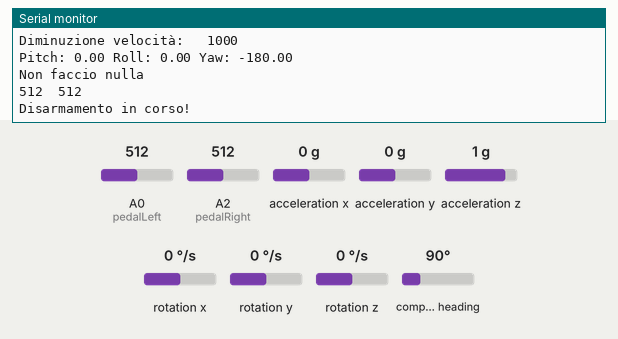
Recording of a sketch running on a simulated Arduino Uno, built with avr-gcc and run on an emulated ATmega328P. Parts: the last lines printed to the serial monitor. Wiring (inferred from the names in the program): MPU-6050 motion sensor at I2C address 0x68. Inputs (shaded band) come from the test bench; at power-on: A0 (pedalLeft) = 512, A2 (pedalRight) = 512, acceleration x 0 g, acceleration y 0 g, acceleration z 1 g, rotation x 0 °/s, rotation y 0 °/s, rotation z 0 °/s, compass heading 90°. No radio packets arrive unless stated.

Above: at 6.1 s.
6.2 s: A0 (pedalLeft) set to 357
8.6 s: A0 (pedalLeft) set to 336
At 9.1 s:
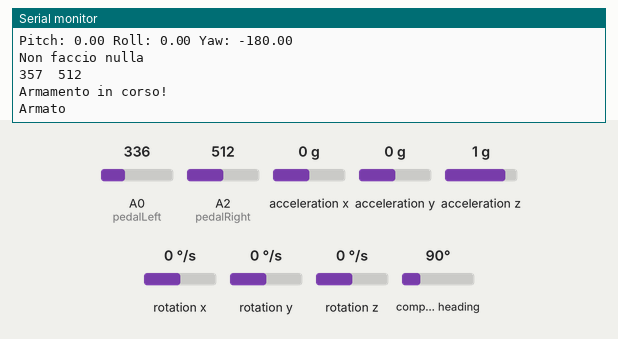
14.2 s: A2 (pedalRight) set to 365
At 14.22 s:
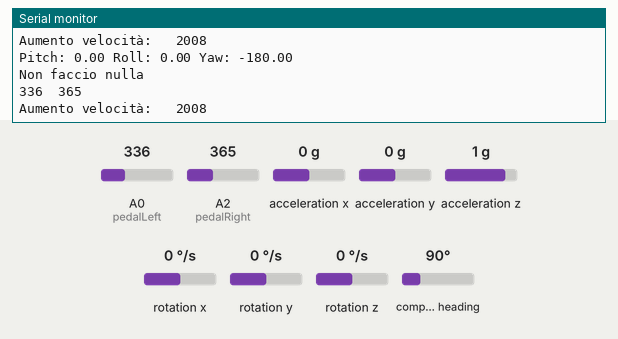
15.7 s: A2 (pedalRight) set to 333
At 15.71 s:
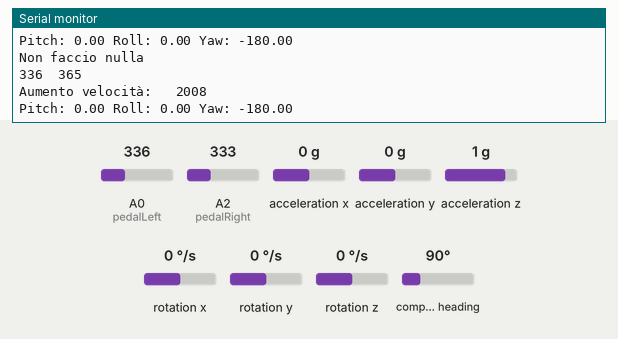
Timing chart, 0 to 18.2 s (numbered marks = the images above; inputs shaded):
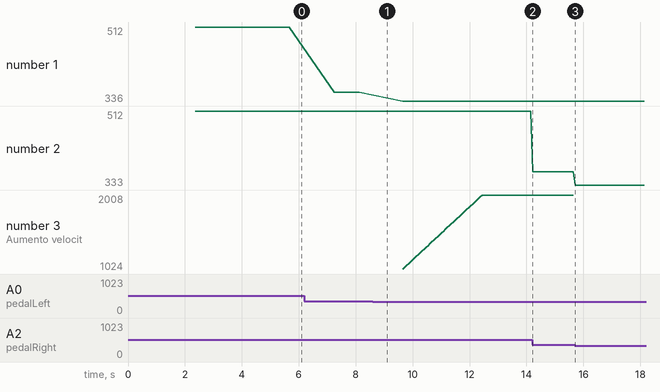

The sketch:

LoRaSenderButton.ino
```cpp
/*
 *  LoRaSenderButton.ino
 *
 *  Codice presente nel controller custom
 *
 *  Gabriele Onorato & Federico Gerardi
 */

#include <QMC5883LCompass.h>
#include <SPI.h>
#include <LoRa.h>
#include <Wire.h>
#include "I2Cdev.h"


// Configurazione dei filtri passa basso
#define MPU6050_RA_CONFIG           0x1A
#define MPU6050_CFG_DLPF_CFG_BIT    2
#define MPU6050_CFG_DLPF_CFG_LENGTH 3
#define MPU6050_DLPF_BW_256         0x00 //256Hz
#define MPU6050_DLPF_BW_188         0x01 //188Hz
#define MPU6050_DLPF_BW_98          0x02 //98Hz
#define MPU6050_DLPF_BW_42          0x03 //42Hz
#define MPU6050_DLPF_BW_20          0x04 //20Hz
#define MPU6050_DLPF_BW_10          0x05 //10Hz
#define MPU6050_DLPF_BW_5           0x06 //5Hz

// Pin pulsanti
#define pedalLeft A0
#define pedalRight A2

#define MPU 0x68

QMC5883LCompass compass;

// Valori PPM da inviare
unsigned throttlePPM = 1000, yawPPM = 1500, pitchPPM = 1500, rollPPM = 1500,
aux1PPM = 1500, aux2PPM = 1500, aux3PPM = 1500, aux4PPM = 1500;
bool flagPedals = false, flagArm = false;

// Valori del Trim
short pitchTrim = 23,//-5,//-11,//-25,//-15,
      rollTrim = 14,//2,
      yawTrim = -25;//-45;

// Timer
unsigned long timer = 0;
unsigned long pedalTimer = 0;

// Valori Gyro e Accel
int16_t AcX,AcY,AcZ,Tmp,GyX,GyY,GyZ;


// Valori Pitch, Roll e Yaw
double yaw = 0, pitch = 0, roll = 0;

double azimuth = 0, yawOffset = 0;


void setup() {
  Serial.begin(115200);

  init_MPU();
  init_QMC();

  pinMode(pedalLeft, INPUT);
  pinMode(pedalRight, INPUT);

  Serial.println("LoRa Sender");

  if (!LoRa.begin(433E6)) {
    while (true) Serial.println("LoRa non trovata!");
  }
}

void loop() {
  timer = millis();

  FunctionsMPU(); // Acquisisco AcX, AcY, AcZ.
  FunctionsQMC(); // Acquisisco bussola.

  Serial.print("Pitch: "); Serial.print(pitch);
  Serial.print(" Roll: "); Serial.print(roll);
  Serial.print(" Yaw: "); Serial.println(yaw);


 // ------------------- Gestione Roll, Pitch e Yaw ---------------------

  if((roll > -15 && roll < 15) && (pitch > -15 && pitch < 15) && (yaw < -175 || yaw > 175)){
    Serial.println("Non faccio nulla");
    pitchPPM =  1500 + pitchTrim;// map(analogRead(pitchPIN), 0, 1024, 1000, 2000);
    yawPPM = 1500 + yawTrim; // map(analogRead(yawPIN), 0, 1024, 1000, 2000);
    rollPPM = 1500 + rollTrim;//1500;//1453;// map(analogRead(rollPIN), 0, 1024, 1000, 2000);
  } else if(!(roll > -15 && roll < 15) && (pitch > -15 && pitch < 15) && (yaw < -175 || yaw > 175)) { //Muove roll
    pitchPPM =  1500 + pitchTrim;
    yawPPM = 1500 + yawTrim;
    rollPPM = map(roll, 90, -90, 1000, 2000);
    Serial.print("PitchPPM: ");
    Serial.print(pitchPPM);
    Serial.print(" RollPPM: ");
    Serial.print(rollPPM);
    Serial.print(" YawPPM: ");
    Serial.println(yawPPM);
  } else if((roll > -15 && roll < 15) && !(pitch > -15 && pitch < 15) && (yaw < -175 || yaw > 175)) { //Muove pitch
    pitchPPM = map(pitch, 90, -90, 1000, 2000);
    yawPPM = 1500 + yawTrim;
    rollPPM = 1500 + rollTrim;
    Serial.print("PitchPPM: ");
    Serial.print(pitchPPM);
    Serial.print(" RollPPM: ");
    Serial.print(rollPPM);
    Serial.print(" YawPPM: ");
    Serial.println(yawPPM);
  } else if(!(roll > -15 && roll < 15) && !(pitch > -15 && pitch < 15) && (yaw < -175 || yaw > 175)) { //Muove pitch e roll
    pitchPPM = map(pitch, 90, -90, 1000, 2000);
    yawPPM = 1500 + yawTrim;
    rollPPM = map(roll, 90, -90, 1000, 2000);
    Serial.print("PitchPPM: ");
    Serial.print(pitchPPM);
    Serial.print(" RollPPM: ");
    Serial.print(rollPPM);
    Serial.print(" YawPPM: ");
    Serial.println(yawPPM);
  } else if((roll > -15 && roll < 15) && (pitch > -15 && pitch < 15) && !(yaw < -175 || yaw > 175)) { //Muove yaw
    pitchPPM = 1500 + pitchTrim;
    if (yaw > 0) yawPPM = map(yaw, 0, 180, 1600, 1200);
    else yawPPM = map(yaw, -180, 0, 1500, 1700);
    rollPPM = 1500 + rollTrim;
    Serial.print("PitchPPM: ");
    Serial.print(pitchPPM);
    Serial.print(" RollPPM: ");
    Serial.print(rollPPM);
    Serial.print(" YawPPM: ");
    Serial.println(yawPPM);
  } else if(!(roll > -15 && roll < 15) && (pitch > -15 && pitch < 15) && !(yaw < -175 || yaw > 175)) { //Muove yaw e roll
    pitchPPM = 1500 + pitchTrim;
    if (yaw > 0) yawPPM = map(yaw, 0, 180, 1600, 1200);
    else yawPPM = map(yaw, -180, 0, 1500, 1700);
    rollPPM = map(roll, 90, -90, 1000, 2000);
    Serial.print("PitchPPM: ");
    Serial.print(pitchPPM);
    Serial.print(" RollPPM: ");
    Serial.print(rollPPM);
    Serial.print(" YawPPM: ");
    Serial.println(yawPPM);
  } else if((roll > -15 && roll < 15) && !(pitch > -15 && pitch < 15) && !(yaw < -175 || yaw > 175)) { //Muove yaw e pitch
    pitchPPM = map(pitch, 90, -90, 1000, 2000);
    if (yaw > 0) yawPPM = map(yaw, 0, 180, 1600, 1200);
    else yawPPM = map(yaw, -180, 0, 1500, 1700);
    rollPPM = 1500 + rollTrim;
    Serial.print("PitchPPM: ");
    Serial.print(pitchPPM);
    Serial.print(" RollPPM: ");
    Serial.print(rollPPM);
    Serial.print(" YawPPM: ");
    Serial.println(yawPPM);
  } else if(!(roll > -15 && roll < 15) && !(pitch > -15 && pitch < 15) && !(yaw < -175 || yaw > 175)) { //Muove yaw e pitch e roll
    pitchPPM = map(pitch, 90, -90, 1000, 2000);
    if (yaw > 0) yawPPM = map(yaw, 0, 180, 1600, 1200);
    else yawPPM = map(yaw, -180, 0, 1500, 1700);
    rollPPM = map(roll, 90, -90, 1000, 2000);
    Serial.print("PitchPPM: ");
    Serial.print(pitchPPM);
    Serial.print(" RollPPM: ");
    Serial.print(rollPPM);
    Serial.print(" YawPPM: ");
    Serial.println(yawPPM);
  }
  Serial.print(analogRead(pedalLeft));
  Serial.print('\t');
  Serial.println(analogRead(pedalRight));
  // ----------------------- Gestione Velocità, Armamento e Disarmo -----------------------
  /*
   * Attraverso la pressione dei pulsanti possiamo gestire la velocità, l'armamento e il disarmo
   */
  if (analogRead(pedalLeft) > 350 && analogRead(pedalRight) > 350 && !flagPedals) {
    // Prima pressione del pulsante
    pedalTimer = timer;
    flagPedals = true;
    Serial.println("Pedali premuti!");
  }
  else if (analogRead(pedalLeft) > 350 && analogRead(pedalRight) > 350 && flagPedals && (pedalTimer + 850 < timer) && !flagArm) {
    // Armamento
    Serial.println("Armamento in corso!");
    pedalTimer = 0;
    flagPedals = false;
    flagArm = true;
    arm();
  }
  else if (analogRead(pedalLeft) > 350 && analogRead(pedalRight) > 350 && flagPedals && (pedalTimer + 850 < timer) && flagArm) {
    // Disarmamento
    Serial.println("Disarmamento in corso!");
    pedalTimer = 0;
    flagPedals = false;
    flagArm = false;
    disarm();
  }
  else if (!analogRead(pedalLeft) > 350 && !analogRead(pedalRight) > 350) {
    // Eseguito quando i pulsanti non sono premuti
    Serial.print("Pulsanti non premuti,");
    Serial.print(" stato: ");
    Serial.print((flagArm ? "armato," : "disarmato,"));
    Serial.print(" velocità attuale: ");
    Serial.println(throttlePPM);
    pedalTimer = 0;
    flagPedals = false;
  }
  else if (analogRead(pedalLeft) > 350) {
    // Freno premuto
    if (throttlePPM > 1000) throttlePPM -= map(analogRead(pedalLeft), 350, 1000, 0, 100);
    Serial.print("Diminuzione velocità: \t");
    Serial.println(throttlePPM);
  }
  else if (analogRead(pedalRight) > 350) {
    // Acceleratore premuto
    if (throttlePPM < 2000) throttlePPM += map(analogRead(pedalRight), 350, 1000, 0, 100);
    Serial.print("Aumento velocità: \t");
    Serial.println(throttlePPM);
  }

  sendData();

}


void arm(void) {
  // Funzione di armamento
  throttlePPM = 1000;
  sendData();
  delay(333);
  aux4PPM = 2000;
  sendData();

  Serial.println("Armato");

  delay(1000);

  timer = millis();
  return;
}


void disarm(void) {
  // Funzione di disarmo
  throttlePPM = 1000;
  sendData();
  delay(333);
  aux4PPM = 1000;
  sendData();

  delay(1000);

  Serial.println("Disarmato!");

  throttlePPM = 1000;

  sendData();
  timer = millis();
  return;
}

void init_QMC(void){
  compass.init();

  delay(333);

  compass.read();
  yawOffset = compass.getAzimuth(); //genero offset per porre l'accensione come 0

  return;
}

void FunctionsQMC(void){

  compass.read(); //Acquisisco dati bussola
  azimuth = compass.getAzimuth() - yawOffset; //prendo gradi bussola fissati a 0
  if(azimuth < 0) azimuth += 360; //sistemo l'offset

  yaw = map(azimuth, 0, 360, -180, 180); //mapppo in modo che il futuro mapping torni più facile

  return;
}

void sendData(void) {
  // Funzione di invio dati
  LoRa.beginPacket();
  LoRa.print(rollPPM);
  LoRa.print("-");
  LoRa.print(pitchPPM);
  LoRa.print("-");
  LoRa.print(throttlePPM);
  LoRa.print("-");
  LoRa.print(yawPPM);
  LoRa.print("-");
  LoRa.print(aux1PPM);
  LoRa.print("-");
  LoRa.print(aux2PPM);
  LoRa.print("-");
  LoRa.print(aux3PPM);
  LoRa.print("-");
  LoRa.print(aux4PPM);
  LoRa.print("-1500-1500-1500-1500");
  LoRa.endPacket();
  return;
}


double FunctionsPitchRoll(double A, double B, double C){
  //Funzione per il calcolo degli angoli Pitch e Roll
  double DatoA, DatoB, Value;
  DatoA = A;
  DatoB = (B*B) + (C*C);
  DatoB = sqrt(DatoB);

  Value = atan2(DatoA, DatoB);
  Value = Value * 180/3.14;

  return Value;
}


void init_MPU(void){
  // Funzione di inizializzazione dell'MPU
  Wire.begin();
  Wire.beginTransmission(MPU);
  Wire.write(0x6B);
  Wire.write(0);
  Wire.endTransmission(true);
  delay(1000);

  setDLPFMode(MPU6050_DLPF_BW_42); //Filtro Passa Basso
  delay(1000);
  return;
}

void FunctionsMPU(void){
  //Funzione per l'acquisizione degli assi X,Y,Z del MPU6050
  Wire.beginTransmission(MPU);
  Wire.write(0x3B);  // starting with register 0x3B (ACCEL_XOUT_H)
  Wire.endTransmission(false);
  Wire.requestFrom(MPU,14,true);  // request a total of 14 registers
  AcX=Wire.read()<<8|Wire.read();  // 0x3B (ACCEL_XOUT_H) & 0x3C (ACCEL_XOUT_L)
  AcY=Wire.read()<<8|Wire.read();  // 0x3D (ACCEL_YOUT_H) & 0x3E (ACCEL_YOUT_L)
  AcZ=Wire.read()<<8|Wire.read();  // 0x3F (ACCEL_ZOUT_H) & 0x40 (ACCEL_ZOUT_L)
  Tmp=Wire.read()<<8|Wire.read();  // 0x41 (TEMP_OUT_H) & 0x42 (TEMP_OUT_L)
  GyX=Wire.read()<<8|Wire.read();  // 0x43 (GYRO_XOUT_H) & 0x44 (GYRO_XOUT_L)
  GyY=Wire.read()<<8|Wire.read();  // 0x45 (GYRO_YOUT_H) & 0x46 (GYRO_YOUT_L)
  GyZ=Wire.read()<<8|Wire.read();  // 0x47 (GYRO_ZOUT_H) & 0x48 (GYRO_ZOUT_L)

  roll = FunctionsPitchRoll(AcX, AcY, AcZ);   // Calcolo angolo Roll
  pitch = FunctionsPitchRoll(AcY, AcX, AcZ);  // Calcolo angolo Pitch

  return;
}

/* Get digital low-pass filter configuration.
 * The DLPF_CFG parameter sets the digital low pass filter configuration. It
 * also determines the internal sampling rate used by the device as shown in
 * the table below.
 *
 * Note: The accelerometer output rate is 1kHz. This means that for a Sample
 * Rate greater than 1kHz, the same accelerometer sample may be output to the
 * FIFO, DMP, and sensor registers more than once.
 *
 * <pre>
 *          |   ACCELEROMETER    |           GYROSCOPE
 * DLPF_CFG | Bandwidth | Delay  | Bandwidth | Delay  | Sample Rate
 * ---------+-----------+--------+-----------+--------+-------------
 * 0        | 260Hz     | 0ms    | 256Hz     | 0.98ms | 8kHz
 * 1        | 184Hz     | 2.0ms  | 188Hz     | 1.9ms  | 1kHz
 * 2        | 94Hz      | 3.0ms  | 98Hz      | 2.8ms  | 1kHz
 * 3        | 44Hz      | 4.9ms  | 42Hz      | 4.8ms  | 1kHz
 * 4        | 21Hz      | 8.5ms  | 20Hz      | 8.3ms  | 1kHz
 * 5        | 10Hz      | 13.8ms | 10Hz      | 13.4ms | 1kHz
 * 6        | 5Hz       | 19.0ms | 5Hz       | 18.6ms | 1kHz
 * 7        |   -- Reserved --   |   -- Reserved --   | Reserved
 * </pre>
 */
void setDLPFMode(uint8_t mode) {
    I2Cdev::writeBits(MPU, MPU6050_RA_CONFIG, MPU6050_CFG_DLPF_CFG_BIT, MPU6050_CFG_DLPF_CFG_LENGTH, mode);
    return;
}
```

Measured:
- the behaviour switches between 351 and 350 on A0 (pedalLeft) (found by bisection; images 0 and 1)
- the behaviour switches between 351 and 350 on A2 (pedalRight) (found by bisection; images 2 and 3)
- after the input at 14.2 s, the serial monitor: prints a new line at once (image 2)
- plotted number 1: 512 → 357 after the input at 6.2 s, 357 → 336 after the input at 8.6 s
- plotted number 2: 512 → 365 after the input at 14.2 s, 365 → 333 after the input at 15.7 s
